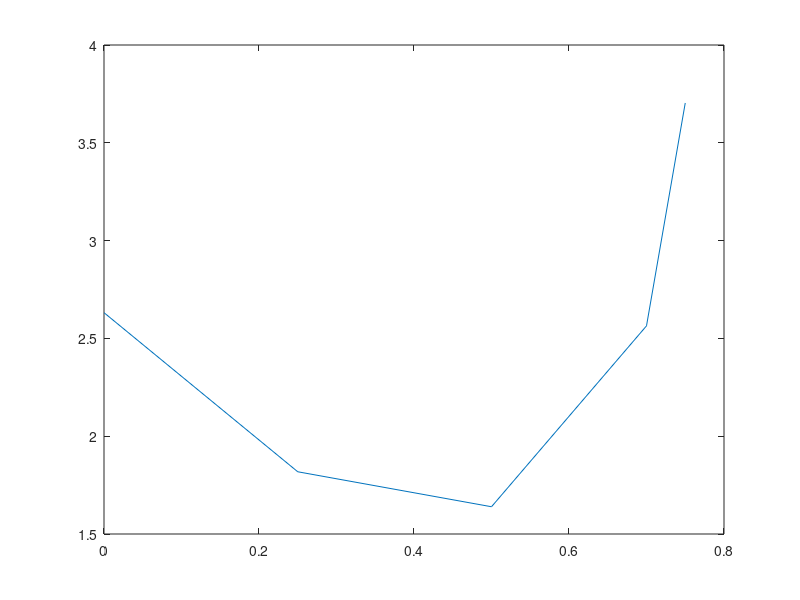

Write the MATLAB code that produced this figure.
% Problem 1
clear
clc
%close all

% Dane:
X = [0.00 0.25 0.5 0.7 0.75];
r_A = [38 55 61 39 27];
F_A = 100;

% A) wykres Levenspiela
FARA = F_A./r_A;
plot(X,FARA);

% B) objętość reaktora CSTR oraz PFR 
% dla stopia przereagowania równego 0,75
alfa = 0.75;
% CSTR
% V = FA0(1/-r_A)X
V_CSTR = F_A*(1/r_A(5))*X(5);

fprintf('Objętość reaktora CSTR wynosi %1.3f\n', V_CSTR)

% PFR
trap_1 = ((FARA(2)+FARA(1))*(X(2)-X(1)))/2;
trap_2 = ((FARA(3)+FARA(2))*(X(3)-X(2)))/2;
trap_3 = ((FARA(4)+FARA(3))*(X(4)-X(3)))/2;
trap_4 = ((FARA(5)+FARA(4))*(X(5)-X(4)))/2;
V_PFR = trap_1 + trap_2 + trap_3 + trap_4;

fprintf('Objętość reaktora PFR wynosi %1.3f\n', V_PFR)

% C) zaproponowac i zoptymalizować układ maksymalnie
% trzech reaktorów połączonych szeregowo, gdzie
% stopień przereagowania będzie wynosił 0,75

% opcja 1
% pierwszy reaktor - CSTR

V_1 = X(3)*FARA(3);

fprintf('Objętość pierwszego reaktora CSTR wynosi %1.3f\n', V_1)

% drugi reaktor - PFR

V_2_1 = ((FARA(4)+FARA(3))*(X(4)-X(3)))/2;
V_2_2 = ((FARA(5)+FARA(4))*(X(5)-X(4)))/2;
V_2 = V_2_1 + V_2_2;

fprintf('Objętość drugiego reaktora PFR wynosi %1.3f\n', V_2)

% całkowita objętość reaktorów

V_C = V_1 + V_2;

fprintf('Objętość obu reaktorów dla opcja 1 wynosi %1.3f\n', V_C)

% opcja 2
%  pierwszy reaktor CSTR, drugi PFR, trzeci CSTR

% pierwszy reaktor CSTR
 
V_1_2 = X(2)*FARA(2);

% drugi reaktor PFR

V_2_2 = trap_2 + trap_3;

% trzeci reaktor CSTR

V_3_2 = (X(5)-X(4))*FARA(5);

% całkowita objętość reaktorów

V_C_2 = V_1_2 + V_2_2 + V_3_2;

fprintf('Objętość trzech reaktorów dla opcja 2 wynosi %1.3f\n', V_C_2)

% opcja 3
% pierwszy reaktor CSTR, drugi reaktor CSTR, trzeci reaktor PFR

% pierwszy reaktor CSTR

V_1_3 = X(3)*FARA(3);

% drugi reaktor CSTR

V_2_3 = (X(4)-X(3))*FARA(4);

% trzeci reaktor PFR

V_3_3 = trap_4;

% całkowita objętość reaktorów

V_C_3 = V_1_3 + V_2_3 + V_3_3;

fprintf('Objętość trzech rektorów dla opcja 3 wynosi %1.3f\n', V_C_3)

% D) Układ reaktorów połączonych szeregowo, tak,
% aby każdy miał 0,5m^3

% szukamy aby na początku był reaktor CSTR o objętości 0,5
% obliczamy równanie funkcji liniowej dla odcinka drugi - trzeci

P_1 = polyfit (X(2:3),FARA(2:3),1)

% więc mamy równanie y = -0,7154x + 1,997
% żeby wyliczyć punkt, w którym P = 0,5 robimy układ równań
% 0,5 = x * y i równanie funkcji
% otrzymujemy równanie kwadratowe
% -0,7154x^2 + 1,997x - 0,5 = 0

a1 = -0.7154 ;
b1 = 1.997 ;
c1 = -0.5 ;
inc1 = b1^2 - 4*a1*c1 ;
if inc1>0
   x_r1 = (-b1 - sqrt(inc1)) ./ (2.*a1) ;
   x_r2 = (-b1 + sqrt(inc1)) ./ (2.*a1) ;
   
elseif inc1==0
    x_r1 = -(b1)./(2.*a1) ;
else 
    disp("nie ma rozwiązania") 
end

% rozwiązanie x = 0,2781 więc taki jest stopień przereagowania dla
% pierwszego reaktora

y_1 = -0.7154*x_r2 + 1.997

% drugi reaktor będzie typu PFR
% pierwsze obliczamy pole pod linią dwa - trzy z uwzględnieniem "uciętego"
% kawałka

trap_5 = ((FARA(3)+y_1)*(X(3)-x_r2))/2;

% objętość którą należy uciąć z kolejnego trapeza:

delta_1 = 0.5 - trap_5;

% wynosi 0,1186
% obliczamy równanie funkcji liniowej dla odcinka trzeci - czwarty

P_2 = polyfit(X(3:4),FARA(3:4),1);

% otrzmujemy równanie y = 4,6238x-0,6726
% żeby wyliczyć punkt w którym P = 0,1186 rozwiązujemy układ równań
% 0,2372 = (1,6393+y)*(x-0,5) i równanie funkcji
% x = 0,5662

y_2 = P_2(1)*0.5662 + P_2(2);

% trzeci reaktor będzie typu PFR
% obliczamy pole pod linią trzy - cztery uwzględniając "ucięty" kawałek

trap_6 = ((FARA(4)+y_2)*(X(4)-0.5662))/2;

% dodając do tego trapez cztery - pięć wychodzi objętość

V_ost = trap_6 + trap_4;

fprintf('Ostatni reaktor ma objętość %1.3f więc nieco poniżej oczekiwanej wartości.\n',V_ost)







